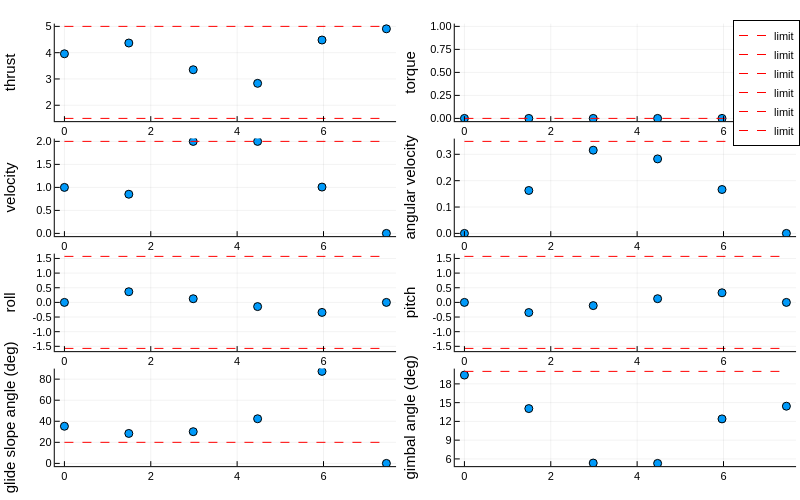

Notebook code cell kept with this figure:
### Code cell
t = ptr.solution.t
const1 = ptr.constraint[1]

# Create a 10-row layout (only 8 used)
plt = plot(layout = (4, 2), size=(800, 500))  # figsize in pixels

# 1. Thrust
plot!(plt[1], t, Fnorm, seriestype=:scatter, label="", marker=:circle)
plot!(plt[1], t, const1.Fmax .* ones(length(t)), linestyle=:dash, color=:red, label="")
plot!(plt[1], t, const1.Fmin .* ones(length(t)), linestyle=:dash, color=:red, label="")
ylabel!(plt[1], "thrust")

# 2. Torque
plot!(plt[2], t, Tnorm, seriestype=:scatter, marker=:circle, label="")
plot!(plt[2], t, const1.tau_max .* ones(length(t)), linestyle=:dash, color=:red, label="")
ylabel!(plt[2], "torque")

# 3. Velocity
plot!(plt[3], t, vnorm, seriestype=:scatter, marker=:circle, label="")
plot!(plt[3], t, const1.vmax .* ones(length(t)), linestyle=:dash, color=:red, label="limit")
ylabel!(plt[3], "velocity")

# 4. Angular velocity
plot!(plt[4], t, wnorm, seriestype=:scatter, marker=:circle, label="")
plot!(plt[4], t, const1.wmax .* ones(length(t)), linestyle=:dash, color=:red, label="limit")
ylabel!(plt[4], "angular velocity")

# 5. Roll
plot!(plt[5], t, ptr.solution.x[7, :], seriestype=:scatter, marker=:circle, label="")
plot!(plt[5], t, const1.theta_max .* ones(length(t)), linestyle=:dash, color=:red, label="limit")
plot!(plt[5], t, -const1.theta_max .* ones(length(t)), linestyle=:dash, color=:red, label="")
ylabel!(plt[5], "roll")

# 6. Pitch
plot!(plt[6], t, ptr.solution.x[8, :], seriestype=:scatter, marker=:circle, label="")
plot!(plt[6], t, const1.theta_max .* ones(length(t)), linestyle=:dash, color=:red, label="limit")
plot!(plt[6], t, -const1.theta_max .* ones(length(t)), linestyle=:dash, color=:red, label="")
ylabel!(plt[6], "pitch")

# 7. Glide slope angle (deg)
plot!(plt[7], t, rad2deg.(gamma), seriestype=:scatter, marker=:circle, label="")
plot!(plt[7], t, rad2deg(const1.gamma_s) .* ones(length(t)), linestyle=:dash, color=:red, label="limit")
ylabel!(plt[7], "glide slope angle (deg)")

# 8. Gimbal angle (deg)
plot!(plt[8], t, rad2deg.(delta), seriestype=:scatter, marker=:circle, label="")
plot!(plt[8], t, rad2deg(const1.delta_max) .* ones(length(t)), linestyle=:dash, color=:red, label="limit")
ylabel!(plt[8], "gimbal angle (deg)")

display(plt)

### Figure 1 — Plotly figure (JSON) as saved in the notebook; plotly's stock layout.template omitted (floating-point values rounded to 4 significant figures)
{"data": [{"colorbar": {"len": 0.212, "title": "", "x": 0.4951, "y": 0.8861}, "legendgroup": "", "marker": {"color": "rgba(0, 154, 250, 1.000)", "line": {"color": "rgba(0, 0, 0, 1.000)", "width": 1}, "size": 8, "symbol": "circle"}, "mode": "markers", "name": "", "showlegend": false, "type": "scatter", "x": [0, 1.491, 2.983, 4.474, 5.966, 7.457], "xaxis": "x1", "y": [3.958, 4.367, 3.351, 2.833, 4.481, 4.907], "yaxis": "y1"}, {"colorbar": {"len": 0.212, "title": "", "x": 0.4951, "y": 0.8861}, "legendgroup": "", "line": {"color": "rgba(255, 0, 0, 1.000)", "dash": "dash", "shape": "linear", "width": 1}, "mode": "lines", "name": "", "showlegend": false, "type": "scatter", "x": [0, 1.491, 2.983, 4.474, 5.966, 7.457], "xaxis": "x1", "y": [5, 5, 5, 5, 5, 5], "yaxis": "y1"}, {"colorbar": {"len": 0.212, "title": "", "x": 0.4951, "y": 0.8861}, "legendgroup": "", "line": {"color": "rgba(255, 0, 0, 1.000)", "dash": "dash", "shape": "linear", "width": 1}, "mode": "lines", "name": "", "showlegend": false, "type": "scatter", "x": [0, 1.491, 2.983, 4.474, 5.966, 7.457], "xaxis": "x1", "y": [1.5, 1.5, 1.5, 1.5, 1.5, 1.5], "yaxis": "y1"}, {"colorbar": {"len": 0.212, "title": "", "x": 0.9951, "y": 0.8861}, "legendgroup": "", "marker": {"color": "rgba(0, 154, 250, 1.000)", "line": {"color": "rgba(0, 0, 0, 1.000)", "width": 1}, "size": 8, "symbol": "circle"}, "mode": "markers", "name": "", "showlegend": false, "type": "scatter", "x": [0, 1.491, 2.983, 4.474, 5.966, 7.457], "xaxis": "x2", "y": [0, 0, 0, 0, 0, 0], "yaxis": "y2"}, {"colorbar": {"len": 0.212, "title": "", "x": 0.9951, "y": 0.8861}, "legendgroup": "", "line": {"color": "rgba(255, 0, 0, 1.000)", "dash": "dash", "shape": "linear", "width": 1}, "mode": "lines", "name": "", "showlegend": false, "type": "scatter", "x": [0, 1.491, 2.983, 4.474, 5.966, 7.457], "xaxis": "x2", "y": [0, 0, 0, 0, 0, 0], "yaxis": "y2"}, {"colorbar": {"len": 0.212, "title": "", "x": 0.4951, "y": 0.6361}, "legendgroup": "", "marker": {"color": "rgba(0, 154, 250, 1.000)", "line": {"color": "rgba(0, 0, 0, 1.000)", "width": 1}, "size": 8, "symbol": "circle"}, "mode": "markers", "name": "", "showlegend": false, "type": "scatter", "x": [0, 1.491, 2.983, 4.474, 5.966, 7.457], "xaxis": "x3", "y": [1, 0.8515, 1.999, 1.999, 1.007, 0], "yaxis": "y3"}, {"colorbar": {"len": 0.212, "title": "", "x": 0.4951, "y": 0.6361}, "legendgroup": "limit", "line": {"color": "rgba(255, 0, 0, 1.000)", "dash": "dash", "shape": "linear", "width": 1}, "mode": "lines", "name": "limit", "showlegend": true, "type": "scatter", "x": [0, 1.491, 2.983, 4.474, 5.966, 7.457], "xaxis": "x3", "y": [2, 2, 2, 2, 2, 2], "yaxis": "y3"}, {"colorbar": {"len": 0.212, "title": "", "x": 0.9951, "y": 0.6361}, "legendgroup": "", "marker": {"color": "rgba(0, 154, 250, 1.000)", "line": {"color": "rgba(0, 0, 0, 1.000)", "width": 1}, "size": 8, "symbol": "circle"}, "mode": "markers", "name": "", "showlegend": false, "type": "scatter", "x": [0, 1.491, 2.983, 4.474, 5.966, 7.457], "xaxis": "x4", "y": [0, 0.1628, 0.3157, 0.2826, 0.1665, 0], "yaxis": "y4"}, {"colorbar": {"len": 0.212, "title": "", "x": 0.9951, "y": 0.6361}, "legendgroup": "limit", "line": {"color": "rgba(255, 0, 0, 1.000)", "dash": "dash", "shape": "linear", "width": 1}, "mode": "lines", "name": "limit", "showlegend": true, "type": "scatter", "x": [0, 1.491, 2.983, 4.474, 5.966, 7.457], "xaxis": "x4", "y": [0.3491, 0.3491, 0.3491, 0.3491, 0.3491, 0.3491], "yaxis": "y4"}, {"colorbar": {"len": 0.212, "title": "", "x": 0.4951, "y": 0.3861}, "legendgroup": "", "marker": {"color": "rgba(0, 154, 250, 1.000)", "line": {"color": "rgba(0, 0, 0, 1.000)", "width": 1}, "size": 8, "symbol": "circle"}, "mode": "markers", "name": "", "showlegend": false, "type": "scatter", "x": [0, 1.491, 2.983, 4.474, 5.966, 7.457], "xaxis": "x5", "y": [0, 0.364, 0.1253, -0.1431, -0.3424, 0], "yaxis": "y5"}, {"colorbar": {"len": 0.212, "title": "", "x": 0.4951, "y": 0.3861}, "legendgroup": "limit", "line": {"color": "rgba(255, 0, 0, 1.000)", "dash": "dash", "shape": "linear", "width": 1}, "mode": "lines", "name": "limit", "showlegend": true, "type": "scatter", "x": [0, 1.491, 2.983, 4.474, 5.966, 7.457], "xaxis": "x5", "y": [1.571, 1.571, 1.571, 1.571, 1.571, 1.571], "yaxis": "y5"}, {"colorbar": {"len": 0.212, "title": "", "x": 0.4951, "y": 0.3861}, "legendgroup": "", "line": {"color": "rgba(255, 0, 0, 1.000)", "dash": "dash", "shape": "linear", "width": 1}, "mode": "lines", "name": "", "showlegend": false, "type": "scatter", "x": [0, 1.491, 2.983, 4.474, 5.966, 7.457], "xaxis": "x5", "y": [-1.571, -1.571, -1.571, -1.571, -1.571, -1.571], "yaxis": "y5"}, {"colorbar": {"len": 0.212, "title": "", "x": 0.9951, "y": 0.3861}, "legendgroup": "", "marker": {"color": "rgba(0, 154, 250, 1.000)", "line": {"color": "rgba(0, 0, 0, 1.000)", "width": 1}, "size": 8, "symbol": "circle"}, "mode": "markers", "name": "", "showlegend": false, "type": "scatter", "x": [0, 1.491, 2.983, 4.474, 5.966, 7.457], "xaxis": "x6", "y": [0, -0.3462, -0.1105, 0.1263, 0.328, 0], "yaxis": "y6"}, {"colorbar": {"len": 0.212, "title": "", "x": 0.9951, "y": 0.3861}, "legendgroup": "limit", "line": {"color": "rgba(255, 0, 0, 1.000)", "dash": "dash", "shape": "linear", "width": 1}, "mode": "lines", "name": "limit", "showlegend": true, "type": "scatter", "x": [0, 1.491, 2.983, 4.474, 5.966, 7.457], "xaxis": "x6", "y": [1.571, 1.571, 1.571, 1.571, 1.571, 1.571], "yaxis": "y6"}, {"colorbar": {"len": 0.212, "title": "", "x": 0.9951, "y": 0.3861}, "legendgroup": "", "line": {"color": "rgba(255, 0, 0, 1.000)", "dash": "dash", "shape": "linear", "width": 1}, "mode": "lines", "name": "", "showlegend": false, "type": "scatter", "x": [0, 1.491, 2.983, 4.474, 5.966, 7.457], "xaxis": "x6", "y": [-1.571, -1.571, -1.571, -1.571, -1.571, -1.571], "yaxis": "y6"}, {"colorbar": {"len": 0.212, "title": "", "x": 0.4951, "y": 0.1361}, "legendgroup": "", "marker": {"color": "rgba(0, 154, 250, 1.000)", "line": {"color": "rgba(0, 0, 0, 1.000)", "width": 1}, "size": 8, "symbol": "circle"}, "mode": "markers", "name": "", "showlegend": false, "type": "scatter", "x": [0, 1.491, 2.983, 4.474, 5.966, 7.457], "xaxis": "x7", "y": [35.26, 28.44, 30.12, 42.4, 87.38, 0], "yaxis": "y7"}, {"colorbar": {"len": 0.212, "title": "", "x": 0.4951, "y": 0.1361}, "legendgroup": "limit", "line": {"color": "rgba(255, 0, 0, 1.000)", "dash": "dash", "shape": "linear", "width": 1}, "mode": "lines", "name": "limit", "showlegend": true, "type": "scatter", "x": [0, 1.491, 2.983, 4.474, 5.966, 7.457], "xaxis": "x7", "y": [20, 20, 20, 20, 20, 20], "yaxis": "y7"}, {"colorbar": {"len": 0.212, "title": "", "x": 0.9951, "y": 0.1361}, "legendgroup": "", "marker": {"color": "rgba(0, 154, 250, 1.000)", "line": {"color": "rgba(0, 0, 0, 1.000)", "width": 1}, "size": 8, "symbol": "circle"}, "mode": "markers", "name": "", "showlegend": false, "type": "scatter", "x": [0, 1.491, 2.983, 4.474, 5.966, 7.457], "xaxis": "x8", "y": [19.41, 14.05, 5.338, 5.282, 12.4, 14.43], "yaxis": "y8"}, {"colorbar": {"len": 0.212, "title": "", "x": 0.9951, "y": 0.1361}, "legendgroup": "limit", "line": {"color": "rgba(255, 0, 0, 1.000)", "dash": "dash", "shape": "linear", "width": 1}, "mode": "lines", "name": "limit", "showlegend": true, "type": "scatter", "x": [0, 1.491, 2.983, 4.474, 5.966, 7.457], "xaxis": "x8", "y": [20, 20, 20, 20, 20, 20], "yaxis": "y8"}], "layout": {"annotations": [], "height": 500, "legend": {"bgcolor": "rgba(255, 255, 255, 1.000)", "bordercolor": "rgba(0, 0, 0, 1.000)", "borderwidth": 1, "font": {"color": "rgba(0, 0, 0, 1.000)", "family": "sans-serif", "size": 11}, "title": {"font": {"color": "rgba(0, 0, 0, 1.000)", "family": "sans-serif", "size": 15}, "text": ""}, "tracegroupgap": 0, "traceorder": "normal", "x": 1, "xanchor": "auto", "y": 1, "yanchor": "auto"}, "margin": {"b": 20, "l": 0, "r": 0, "t": 20}, "paper_bgcolor": "rgba(255, 255, 255, 1.000)", "plot_bgcolor": "rgba(255, 255, 255, 1.000)", "showlegend": true, "width": 800, "xaxis1": {"anchor": "y1", "domain": [0.06846, 0.4951], "gridcolor": "rgba(0, 0, 0, 0.100)", "gridwidth": 0.5, "linecolor": "rgba(0, 0, 0, 1.000)", "mirror": false, "range": [-0.2237, 7.681], "showgrid": true, "showline": true, "showticklabels": true, "tickangle": 0, "tickcolor": "rgb(0, 0, 0)", "tickfont": {"color": "rgba(0, 0, 0, 1.000)", "family": "sans-serif", "size": 11}, "tickmode": "array", "ticks": "inside", "ticktext": ["0", "2", "4", "6"], "tickvals": [0, 2, 4, 6], "title": "", "titlefont": {"color": "rgba(0, 0, 0, 1.000)", "family": "sans-serif", "size": 15}, "type": "-", "visible": true, "zeroline": false, "zerolinecolor": "rgba(0, 0, 0, 1.000)"}, "xaxis2": {"anchor": "y2", "domain": [0.5685, 0.9951], "gridcolor": "rgba(0, 0, 0, 0.100)", "gridwidth": 0.5, "linecolor": "rgba(0, 0, 0, 1.000)", "mirror": false, "range": [-0.2237, 7.681], "showgrid": true, "showline": true, "showticklabels": true, "tickangle": 0, "tickcolor": "rgb(0, 0, 0)", "tickfont": {"color": "rgba(0, 0, 0, 1.000)", "family": "sans-serif", "size": 11}, "tickmode": "array", "ticks": "inside", "ticktext": ["0", "2", "4", "6"], "tickvals": [0, 2, 4, 6], "title": "", "titlefont": {"color": "rgba(0, 0, 0, 1.000)", "family": "sans-serif", "size": 15}, "type": "-", "visible": true, "zeroline": false, "zerolinecolor": "rgba(0, 0, 0, 1.000)"}, "xaxis3": {"anchor": "y3", "domain": [0.06846, 0.4951], "gridcolor": "rgba(0, 0, 0, 0.100)", "gridwidth": 0.5, "linecolor": "rgba(0, 0, 0, 1.000)", "mirror": false, "range": [-0.2237, 7.681], "showgrid": true, "showline": true, "showticklabels": true, "tickangle": 0, "tickcolor": "rgb(0, 0, 0)", "tickfont": {"color": "rgba(0, 0, 0, 1.000)", "family": "sans-serif", "size": 11}, "tickmode": "array", "ticks": "inside", "ticktext": ["0", "2", "4", "6"], "tickvals": [0, 2, 4, 6], "title": "", "titlefont": {"color": "rgba(0, 0, 0, 1.000)", "family": "sans-serif", "size": 15}, "type": "-", "visible": true, "zeroline": false, "zerolinecolor": "rgba(0, 0, 0, 1.000)"}, "xaxis4": {"anchor": "y4", "domain": [0.5685, 0.9951], "gridcolor": "rgba(0, 0, 0, 0.100)", "gridwidth": 0.5, "linecolor": "rgba(0, 0, 0, 1.000)", "mirror": false, "range": [-0.2237, 7.681], "showgrid": true, "showline": true, "showticklabels": true, "tickangle": 0, "tickcolor": "rgb(0, 0, 0)", "tickfont": {"color": "rgba(0, 0, 0, 1.000)", "family": "sans-serif", "size": 11}, "tickmode": "array", "ticks": "inside", "ticktext": ["0", "2", "4", "6"], "tickvals": [0, 2, 4, 6], "title": "", "titlefont": {"color": "rgba(0, 0, 0, 1.000)", "family": "sans-serif", "size": 15}, "type": "-", "visible": true, "zeroline": false, "zerolinecolor": "rgba(0, 0, 0, 1.000)"}, "xaxis5": {"anchor": "y5", "domain": [0.06846, 0.4951], "gridcolor": "rgba(0, 0, 0, 0.100)", "gridwidth": 0.5, "linecolor": "rgba(0, 0, 0, 1.000)", "mirror": false, "range": [-0.2237, 7.681], "showgrid": true, "showline": true, "showticklabels": true, "tickangle": 0, "tickcolor": "rgb(0, 0, 0)", "tickfont": {"color": "rgba(0, 0, 0, 1.000)", "family": "sans-serif", "size": 11}, "tickmode": "array", "ticks": "inside", "ticktext": ["0", "2", "4", "6"], "tickvals": [0, 2, 4, 6], "title": "", "titlefont": {"color": "rgba(0, 0, 0, 1.000)", "family": "sans-serif", "size": 15}, "type": "-", "visible": true, "zeroline": false, "zerolinecolor": "rgba(0, 0, 0, 1.000)"}, "xaxis6": {"anchor": "y6", "domain": [0.5685, 0.9951], "gridcolor": "rgba(0, 0, 0, 0.100)", "gridwidth": 0.5, "linecolor": "rgba(0, 0, 0, 1.000)", "mirror": false, "range": [-0.2237, 7.681], "showgrid": true, "showline": true, "showticklabels": true, "tickangle": 0, "tickcolor": "rgb(0, 0, 0)", "tickfont": {"color": "rgba(0, 0, 0, 1.000)", "family": "sans-serif", "size": 11}, "tickmode": "array", "ticks": "inside", "ticktext": ["0", "2", "4", "6"], "tickvals": [0, 2, 4, 6], "title": "", "titlefont": {"color": "rgba(0, 0, 0, 1.000)", "family": "sans-serif", "size": 15}, "type": "-", "visible": true, "zeroline": false, "zerolinecolor": "rgba(0, 0, 0, 1.000)"}, "xaxis7": {"anchor": "y7", "domain": [0.06846, 0.4951], "gridcolor": "rgba(0, 0, 0, 0.100)", "gridwidth": 0.5, "linecolor": "rgba(0, 0, 0, 1.000)", "mirror": false, "range": [-0.2237, 7.681], "showgrid": true, "showline": true, "showticklabels": true, "tickangle": 0, "tickcolor": "rgb(0, 0, 0)", "tickfont": {"color": "rgba(0, 0, 0, 1.000)", "family": "sans-serif", "size": 11}, "tickmode": "array", "ticks": "inside", "ticktext": ["0", "2", "4", "6"], "tickvals": [0, 2, 4, 6], "title": "", "titlefont": {"color": "rgba(0, 0, 0, 1.000)", "family": "sans-serif", "size": 15}, "type": "-", "visible": true, "zeroline": false, "zerolinecolor": "rgba(0, 0, 0, 1.000)"}, "xaxis8": {"anchor": "y8", "domain": [0.5685, 0.9951], "gridcolor": "rgba(0, 0, 0, 0.100)", "gridwidth": 0.5, "linecolor": "rgba(0, 0, 0, 1.000)", "mirror": false, "range": [-0.2237, 7.681], "showgrid": true, "showline": true, "showticklabels": true, "tickangle": 0, "tickcolor": "rgb(0, 0, 0)", "tickfont": {"color": "rgba(0, 0, 0, 1.000)", "family": "sans-serif", "size": 11}, "tickmode": "array", "ticks": "inside", "ticktext": ["0", "2", "4", "6"], "tickvals": [0, 2, 4, 6], "title": "", "titlefont": {"color": "rgba(0, 0, 0, 1.000)", "family": "sans-serif", "size": 15}, "type": "-", "visible": true, "zeroline": false, "zerolinecolor": "rgba(0, 0, 0, 1.000)"}, "yaxis1": {"anchor": "x1", "domain": [0.7801, 0.9921], "gridcolor": "rgba(0, 0, 0, 0.100)", "gridwidth": 0.5, "linecolor": "rgba(0, 0, 0, 1.000)", "mirror": false, "range": [1.395, 5.105], "showgrid": true, "showline": true, "showticklabels": true, "tickangle": 0, "tickcolor": "rgb(0, 0, 0)", "tickfont": {"color": "rgba(0, 0, 0, 1.000)", "family": "sans-serif", "size": 11}, "tickmode": "array", "ticks": "inside", "ticktext": ["2", "3", "4", "5"], "tickvals": [2, 3, 4, 5], "title": "thrust", "titlefont": {"color": "rgba(0, 0, 0, 1.000)", "family": "sans-serif", "size": 15}, "type": "-", "visible": true, "zeroline": false, "zerolinecolor": "rgba(0, 0, 0, 1.000)"}, "yaxis2": {"anchor": "x2", "domain": [0.7801, 0.9921], "gridcolor": "rgba(0, 0, 0, 0.100)", "gridwidth": 0.5, "linecolor": "rgba(0, 0, 0, 1.000)", "mirror": false, "range": [-0.03, 1.03], "showgrid": true, "showline": true, "showticklabels": true, "tickangle": 0, "tickcolor": "rgb(0, 0, 0)", "tickfont": {"color": "rgba(0, 0, 0, 1.000)", "family": "sans-serif", "size": 11}, "tickmode": "array", "ticks": "inside", "ticktext": ["0.00", "0.25", "0.50", "0.75", "1.00"], "tickvals": [0, 0.25, 0.5, 0.75, 1], "title": "torque", "titlefont": {"color": "rgba(0, 0, 0, 1.000)", "family": "sans-serif", "size": 15}, "type": "-", "visible": true, "zeroline": false, "zerolinecolor": "rgba(0, 0, 0, 1.000)"}, "yaxis3": {"anchor": "x3", "domain": [0.5301, 0.7421], "gridcolor": "rgba(0, 0, 0, 0.100)", "gridwidth": 0.5, "linecolor": "rgba(0, 0, 0, 1.000)", "mirror": false, "range": [-0.06, 2.06], "showgrid": true, "showline": true, "showticklabels": true, "tickangle": 0, "tickcolor": "rgb(0, 0, 0)", "tickfont": {"color": "rgba(0, 0, 0, 1.000)", "family": "sans-serif", "size": 11}, "tickmode": "array", "ticks": "inside", "ticktext": ["0.0", "0.5", "1.0", "1.5", "2.0"], "tickvals": [0, 0.5, 1, 1.5, 2], "title": "velocity", "titlefont": {"color": "rgba(0, 0, 0, 1.000)", "family": "sans-serif", "size": 15}, "type": "-", "visible": true, "zeroline": false, "zerolinecolor": "rgba(0, 0, 0, 1.000)"}, "yaxis4": {"anchor": "x4", "domain": [0.5301, 0.7421], "gridcolor": "rgba(0, 0, 0, 0.100)", "gridwidth": 0.5, "linecolor": "rgba(0, 0, 0, 1.000)", "mirror": false, "range": [-0.01047, 0.3595], "showgrid": true, "showline": true, "showticklabels": true, "tickangle": 0, "tickcolor": "rgb(0, 0, 0)", "tickfont": {"color": "rgba(0, 0, 0, 1.000)", "family": "sans-serif", "size": 11}, "tickmode": "array", "ticks": "inside", "ticktext": ["0.0", "0.1", "0.2", "0.3"], "tickvals": [0, 0.1, 0.2, 0.3], "title": "angular velocity", "titlefont": {"color": "rgba(0, 0, 0, 1.000)", "family": "sans-serif", "size": 15}, "type": "-", "visible": true, "zeroline": false, "zerolinecolor": "rgba(0, 0, 0, 1.000)"}, "yaxis5": {"anchor": "x5", "domain": [0.2801, 0.4921], "gridcolor": "rgba(0, 0, 0, 0.100)", "gridwidth": 0.5, "linecolor": "rgba(0, 0, 0, 1.000)", "mirror": false, "range": [-1.665, 1.665], "showgrid": true, "showline": true, "showticklabels": true, "tickangle": 0, "tickcolor": "rgb(0, 0, 0)", "tickfont": {"color": "rgba(0, 0, 0, 1.000)", "family": "sans-serif", "size": 11}, "tickmode": "array", "ticks": "inside", "ticktext": ["-1.5", "-1.0", "-0.5", "0.0", "0.5", "1.0", "1.5"], "tickvals": [-1.5, -1, -0.5, 0, 0.5, 1, 1.5], "title": "roll", "titlefont": {"color": "rgba(0, 0, 0, 1.000)", "family": "sans-serif", "size": 15}, "type": "-", "visible": true, "zeroline": false, "zerolinecolor": "rgba(0, 0, 0, 1.000)"}, "yaxis6": {"anchor": "x6", "domain": [0.2801, 0.4921], "gridcolor": "rgba(0, 0, 0, 0.100)", "gridwidth": 0.5, "linecolor": "rgba(0, 0, 0, 1.000)", "mirror": false, "range": [-1.665, 1.665], "showgrid": true, "showline": true, "showticklabels": true, "tickangle": 0, "tickcolor": "rgb(0, 0, 0)", "tickfont": {"color": "rgba(0, 0, 0, 1.000)", "family": "sans-serif", "size": 11}, "tickmode": "array", "ticks": "inside", "ticktext": ["-1.5", "-1.0", "-0.5", "0.0", "0.5", "1.0", "1.5"], "tickvals": [-1.5, -1, -0.5, 0, 0.5, 1, 1.5], "title": "pitch", "titlefont": {"color": "rgba(0, 0, 0, 1.000)", "family": "sans-serif", "size": 15}, "type": "-", "visible": true, "zeroline": false, "zerolinecolor": "rgba(0, 0, 0, 1.000)"}, "yaxis7": {"anchor": "x7", "domain": [0.0301, 0.2421], "gridcolor": "rgba(0, 0, 0, 0.100)", "gridwidth": 0.5, "linecolor": "rgba(0, 0, 0, 1.000)", "mirror": false, "range": [-2.621, 90.0], "showgrid": true, "showline": true, "showticklabels": true, "tickangle": 0, "tickcolor": "rgb(0, 0, 0)", "tickfont": {"color": "rgba(0, 0, 0, 1.000)", "family": "sans-serif", "size": 11}, "tickmode": "array", "ticks": "inside", "ticktext": ["0", "20", "40", "60", "80"], "tickvals": [0, 20, 40, 60, 80], "title": "glide slope angle (deg)", "titlefont": {"color": "rgba(0, 0, 0, 1.000)", "family": "sans-serif", "size": 15}, "type": "-", "visible": true, "zeroline": false, "zerolinecolor": "rgba(0, 0, 0, 1.000)"}, "yaxis8": {"anchor": "x8", "domain": [0.0301, 0.2421], "gridcolor": "rgba(0, 0, 0, 0.100)", "gridwidth": 0.5, "linecolor": "rgba(0, 0, 0, 1.000)", "mirror": false, "range": [4.841, 20.44], "showgrid": true, "showline": true, "showticklabels": true, "tickangle": 0, "tickcolor": "rgb(0, 0, 0)", "tickfont": {"color": "rgba(0, 0, 0, 1.000)", "family": "sans-serif", "size": 11}, "tickmode": "array", "ticks": "inside", "ticktext": ["6", "9", "12", "15", "18"], "tickvals": [6, 9, 12, 15, 18], "title": "gimbal angle (deg)", "titlefont": {"color": "rgba(0, 0, 0, 1.000)", "family": "sans-serif", "size": 15}, "type": "-", "visible": true, "zeroline": false, "zerolinecolor": "rgba(0, 0, 0, 1.000)"}}}
